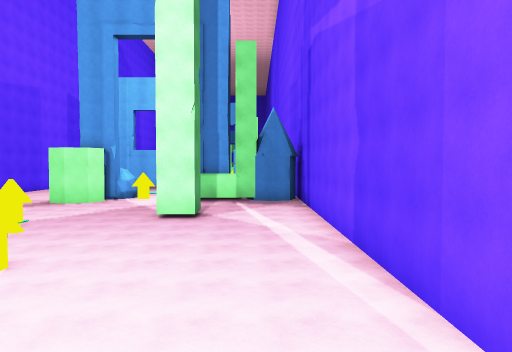
View 1 (above)

17 first-person views from a walk through a Unity game level. The camera is 1.5 m above the floor, tilts 2° down and sees 70° across. The floor is counted in squares, 2 m on a side. Each view is taken from the middle of a square. On the plan, view 1 faces up. The plan holds only what a view shows up to about 11 squares ahead; the rest is blank. The place goes on beyond the plan. The player is left out.

View 2
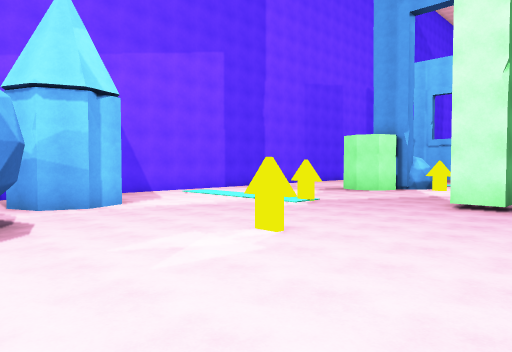

View 3
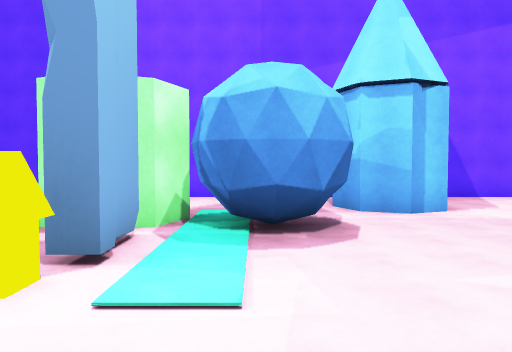

View 4
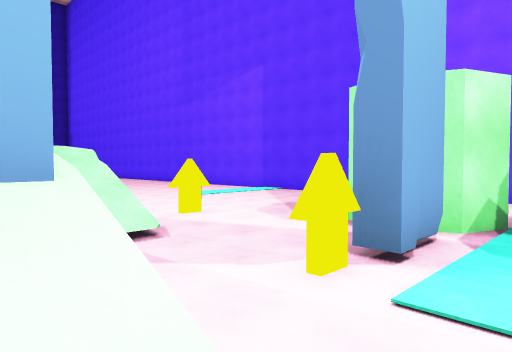

View 5
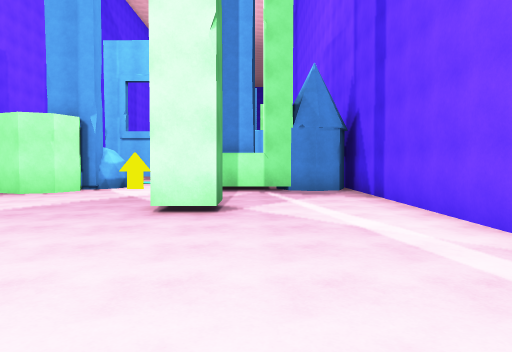

View 6
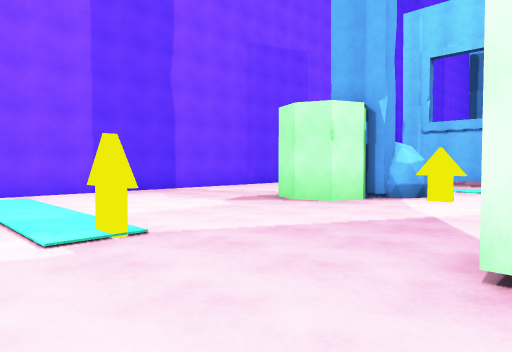

View 7
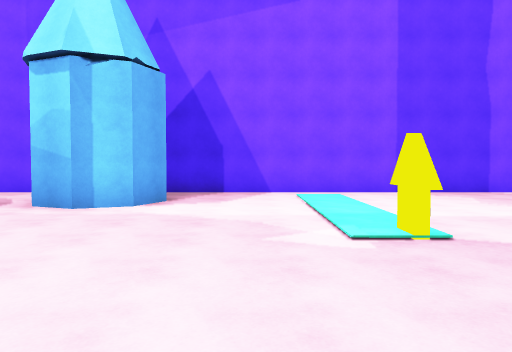

View 8
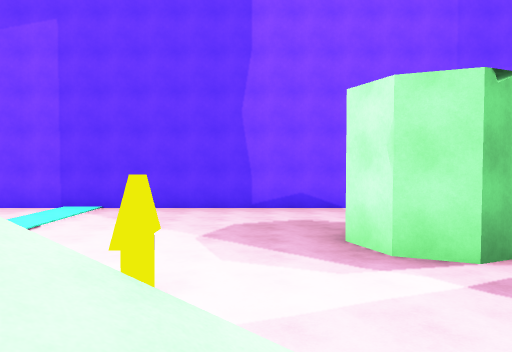

View 9
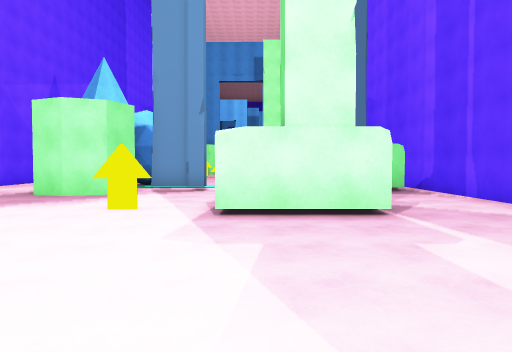

View 10
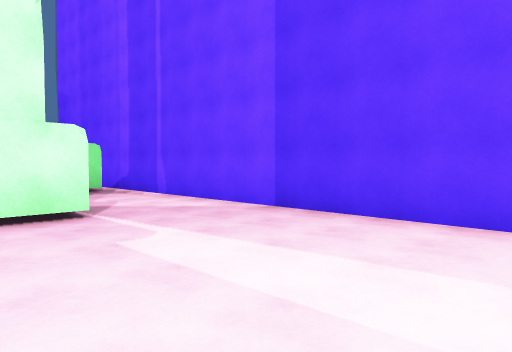

View 11
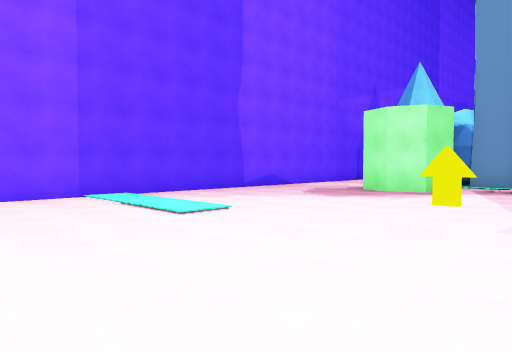

View 12
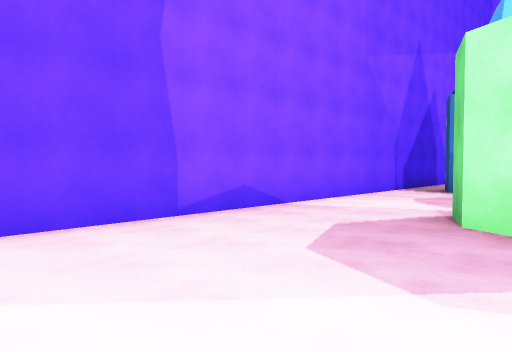

View 13
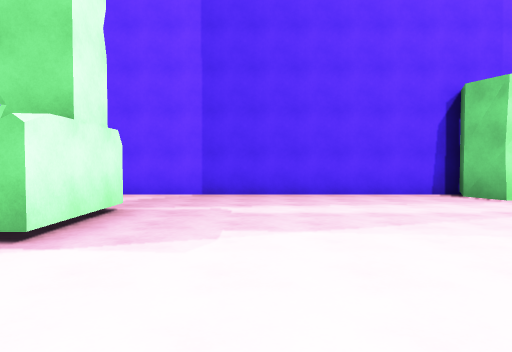

View 14
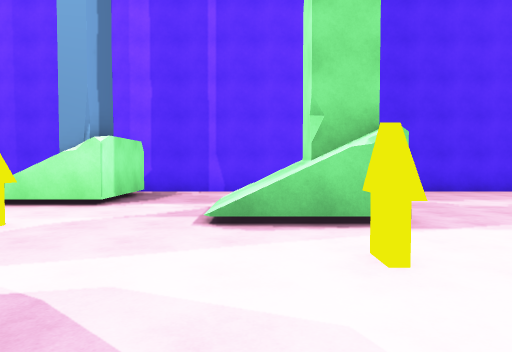

View 15
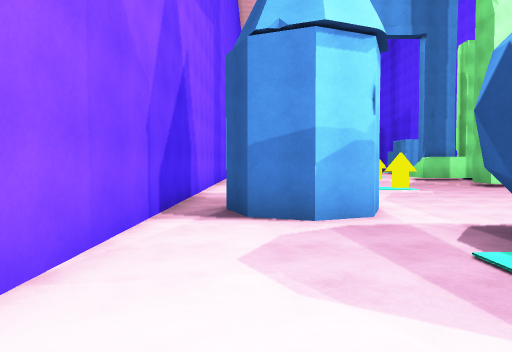

View 16
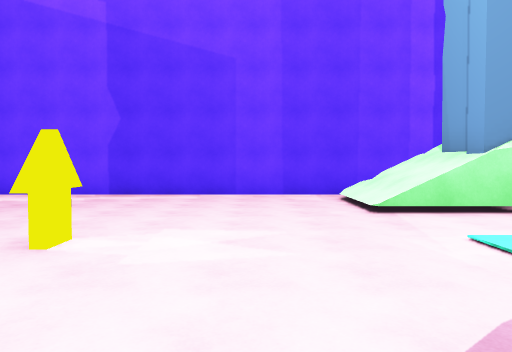

View 17
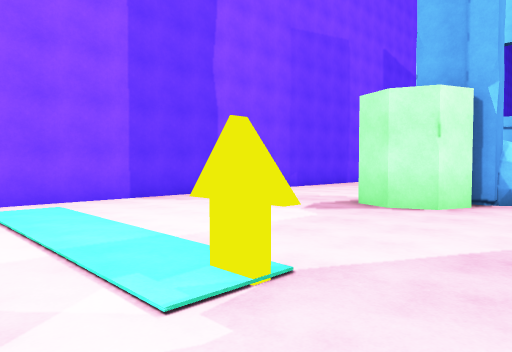

### Floor plan
Points are (right, up) in squares from view 1. A wall is a line through its corners. A room is listed if a view was taken in it or the views show most of it. See-through windows are left out.
Room 1 (views 1, 2, 3, 4, 5, 6, 7, 8, 9, 10, 11, 12, 13, 14, 15, 16, 17)
walls: (-6, -0.5) (-4.4, -0.5) (-4.4, -0.9) (-6, -0.9); (-4.4, -0.8) (-3.2, -0.8); (-3.4, -0.9) (-4.2, -0.9); (-3.1, 4.8) (-4.1, 4.8); (0.1, -0.9) (-1.4, -0.9) (-1.4, -0.5) (0.1, -0.5); (-5.6, -5) (-4.6, -5); (-4.6, -5.1) (-5.6, -5.1); (-5.2, 8.6) (-6.2, 8.6); (-1.5, -5.8) (-2.6, -5.8) (-2.6, -5) (-1.6, -5); (-1.6, 10.5) (-1.6, 9.5) (-2.6, 9.5); (-0.5, 14.1) (-2, 14.1); (-11.5, 13.6) (-11.5, -10.6); (1.7, -12.5) (1.7, 14.5)
objects: other object (-10, 3) to (-8, 5); other object (-8, -2) to (-7, -1); other object (-7, 1) to (-6, 2); other object (-7, 13) to (-7, 14); other object (-6, 14); other object (0, 14); cone (1, 14)

Positions as (right, up) in squares from view 1, and headings:
1: (0, 0), facing up
2: (0, 1), facing up-left
3: (-1, 1), facing left
4: (-1, 1), facing down-left
5: (-1, 4), facing up
6: (-2, 7), facing up-left
7: (-2, 7), facing left
8: (-2, -4), facing left
9: (-3, -11), facing up
10: (-3, -11), facing up-right
11: (-3, -12), facing up-left
12: (-7, -7), facing up-left
13: (-7, -8), facing right
14: (-8, -4), facing right
15: (-10, -2), facing up
16: (-7, 3), facing right
17: (-4, 7), facing up-left
